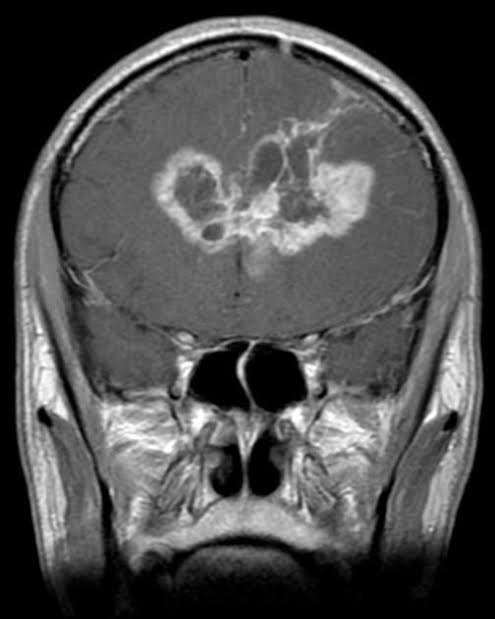
#> input picture Testing/glioma_tumor/image(1).jpg, 495 x 619 px, found by its file name; its folder holds only this picture in this run
$ python PreProcessing.py
#> lines starting #> are read from the running program, lines starting #| are printed output that depends on the picture; after the words box and inside, x2 and y2 are one past the last pixel; in counts of white or black regions, pixels touching at a corner belong together
#> further down, image is the input picture: shape (619, 495, 3); min 0, max 255, mean 78.6
import cv2
import imutils
import numpy as np
import matplotlib.pyplot as plt
import os
from os import listdir


def crop_brain_contour(image, plot=False):
    #import imutils
    #import cv2
    #from matplotlib import pyplot as plt

    # Convert the image to grayscale, and blur it slightly
#> called with plot = False
    gray = cv2.cvtColor(image,cv2.COLOR_BGR2GRAY)
    gray = cv2.GaussianBlur(gray, (5, 5), 0)

    # Threshold the image, then perform a series of erosions +
    # dilations to remove any small regions of noise
    thresh = cv2.threshold(gray, 45, 255, cv2.THRESH_BINARY)[1]
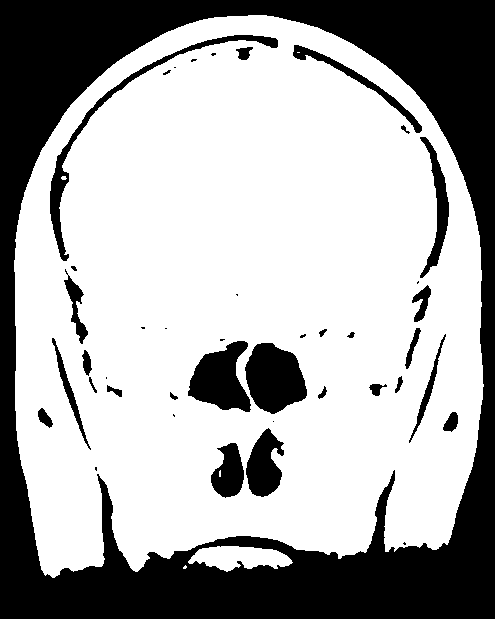
#> thresh: shape (619, 495); 66.6% white; 42 black regions (15 under 20 px), largest, box (x1, y1, x2, y2) and area: (0, 0, 495, 619) 85216, (245, 343, 307, 414) 3157, (188, 341, 251, 412) 2751
    thresh = cv2.erode(thresh, None, iterations=2)
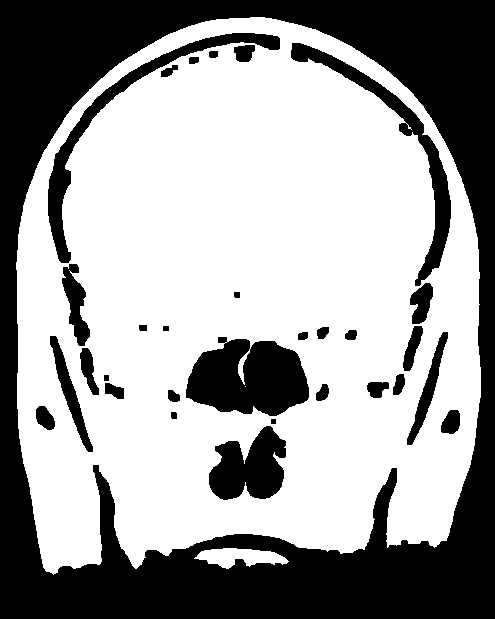
#> thresh: shape (619, 495); 61.4% white; 31 black regions, largest, box (x1, y1, x2, y2) and area: (0, 0, 495, 619) 91063, (186, 337, 309, 416) 7098, (48, 33, 280, 263) 4377
    thresh = cv2.dilate(thresh, None, iterations=2)
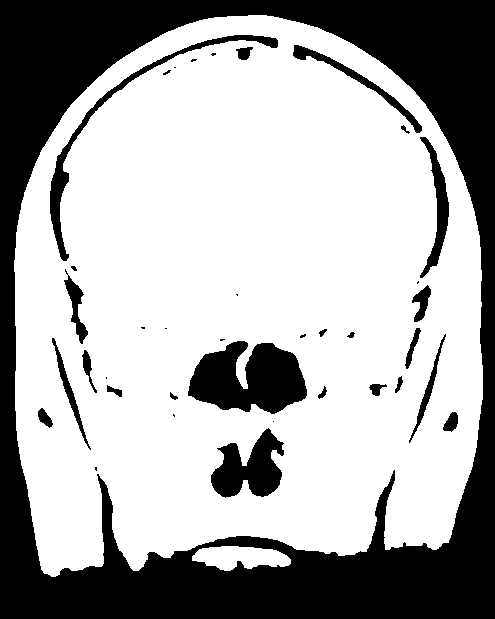
#> thresh: shape (619, 495); 66.5% white; 38 black regions (14 under 20 px)

    # Find contours in thresholded image, then grab the largest one
    cnts = cv2.findContours(thresh.copy(), cv2.RETR_EXTERNAL, cv2.CHAIN_APPROX_SIMPLE)
#> cnts = 2 contours; box (x1, y1, x2, y2) and area: (14, 15, 483, 577) 218311, (192, 546, 291, 571) 1600
    cnts = imutils.grab_contours(cnts)
    c = max(cnts, key=cv2.contourArea)
#> c = contour of 812 points, box (x1, y1, x2, y2) (14, 15, 483, 577), area 218311

    # Find the extreme points
    extLeft = tuple(c[c[:, :, 0].argmin()][0])
#> extLeft = (14, 260)
    extRight = tuple(c[c[:, :, 0].argmax()][0])
#> extRight = (482, 399)
    extTop = tuple(c[c[:, :, 1].argmin()][0])
#> extTop = (248, 15)
    extBot = tuple(c[c[:, :, 1].argmax()][0])
#> extBot = (51, 576)

    # crop new image out of the original image using the four extreme points (left, right, top, bottom)
    new_image = image[extTop[1]:extBot[1], extLeft[0]:extRight[0]]
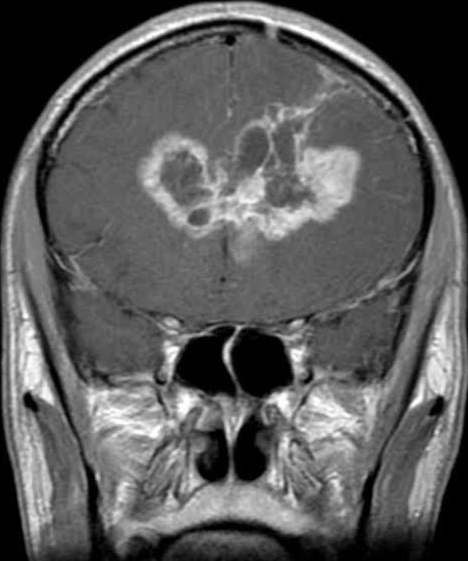
#> new_image: shape (561, 468, 3); min 0, max 255, mean 91.5

    if plot:
        plt.figure()

        plt.subplot(1, 2, 1)
        beforeImg = cv2.resize(image,(240,240))
        plt.imshow(beforeImg)

        plt.tick_params(axis='both', which='both',
                        top=False, bottom=False, left=False, right=False,
                        labelbottom=False, labeltop=False, labelleft=False, labelright=False)

        plt.title('Before')

        plt.subplot(1, 2, 2)
        afterImg = cv2.resize(new_image,(240,240))
        plt.imshow(afterImg)

        plt.tick_params(axis='both', which='both',
                        top=False, bottom=False, left=False, right=False,
                        labelbottom=False, labeltop=False, labelleft=False, labelright=False)

        plt.title('After')

        plt.show()

    return new_image

dir_list = ['Testing/glioma_tumor', 'Testing/meningioma_tumor', 'Testing/no_tumor', 'Testing/pituitary_tumor',
            'Validation/glioma_tumor', 'Validation/meningioma_tumor', 'Validation/no_tumor', 'Validation/pituitary_tumor',
            'Training/glioma_tumor', 'Training/meningioma_tumor', 'Training/no_tumor', 'Training/pituitary_tumor']

image_width, image_height = (240, 240)

for directory in dir_list:
    for filename in listdir(directory):
        # load the image
        image = cv2.imread(directory + '\\' + filename)
        # crop the brain and ignore the unnecessary rest part of the image
        image = crop_brain_contour(image, plot=False)
        # resize image
        image = cv2.resize(image, dsize=(image_width, image_height), interpolation=cv2.INTER_CUBIC)
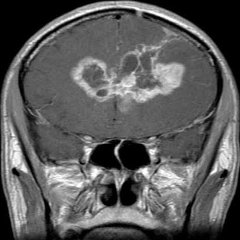
#> image: shape (240, 240, 3); min 0, max 255, mean 91.5
#> (the run stopped early here; a loop or call above may not have finished)
